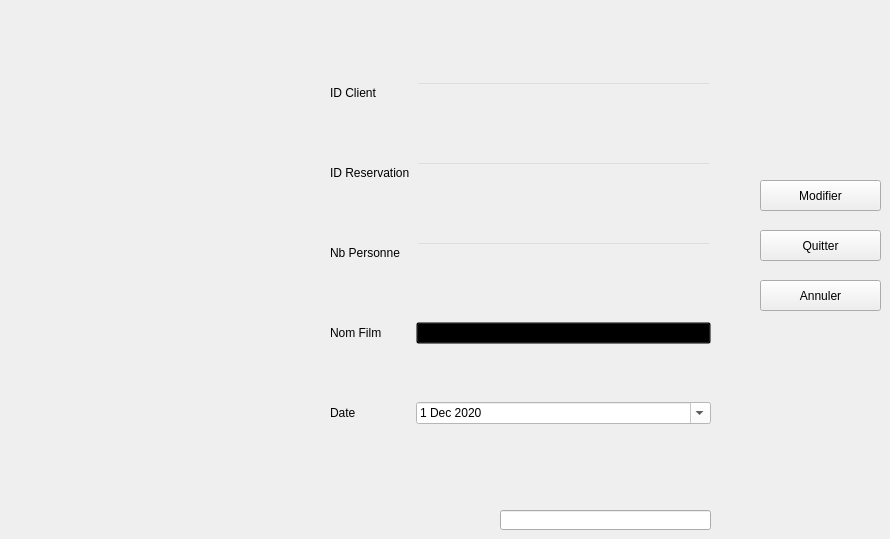
        <widget class="QWidget" name="Modifier_Reservation_2">
         <widget class="QPushButton" name="modif_res">
          <property name="geometry">
           <rect>
            <x>760</x>
            <y>180</y>
            <width>121</width>
            <height>31</height>
           </rect>
          </property>
          <property name="cursor">
           <cursorShape>PointingHandCursor</cursorShape>
          </property>
          <property name="styleSheet">
           <string notr="true"/>
          </property>
          <property name="text">
           <string>Modifier</string>
          </property>
          <property name="icon">
           <iconset resource="source.qrc">
            <normaloff>:/photos/mod.png</normaloff>:/photos/mod.png</iconset>
          </property>
         </widget>
         <widget class="QPushButton" name="return_from_ajout_5">
          <property name="geometry">
           <rect>
            <x>760</x>
            <y>280</y>
            <width>121</width>
            <height>31</height>
           </rect>
          </property>
          <property name="cursor">
           <cursorShape>PointingHandCursor</cursorShape>
          </property>
          <property name="styleSheet">
           <string notr="true"/>
          </property>
          <property name="text">
           <string>Annuler</string>
          </property>
          <property name="icon">
           <iconset resource="source.qrc">
            <normaloff>:/photos/return1.png</normaloff>:/photos/return1.png</iconset>
          </property>
         </widget>
         <widget class="QPushButton" name="pushButton_27">
          <property name="geometry">
           <rect>
            <x>760</x>
            <y>230</y>
            <width>121</width>
            <height>31</height>
           </rect>
          </property>
          <property name="cursor">
           <cursorShape>PointingHandCursor</cursorShape>
          </property>
          <property name="styleSheet">
           <string notr="true"/>
          </property>
          <property name="text">
           <string>Quitter</string>
          </property>
          <property name="icon">
           <iconset resource="source.qrc">
            <normaloff>:/photos/close2.png</normaloff>:/photos/close2.png</iconset>
          </property>
         </widget>
         <widget class="QWidget" name="widget" native="true">
          <property name="geometry">
           <rect>
            <x>330</x>
            <y>30</y>
            <width>381</width>
            <height>451</height>
           </rect>
          </property>
          <property name="styleSheet">
           <string notr="true">QWidget{
background-color :rgba(0,0,0,0);
}
QLineEdit:focus {
	background-color: rgb(200, 200, 200);
 }</string>
          </property>
          <layout class="QGridLayout" name="gridLayout_2">
           <item row="1" column="1">
            <widget class="QLineEdit" name="id_reservation_2">
             <property name="styleSheet">
              <string notr="true"/>
             </property>
             <property name="readOnly">
              <bool>true</bool>
             </property>
            </widget>
           </item>
           <item row="2" column="0">
            <widget class="QLabel" name="label_84">
             <property name="text">
              <string>Nb Personne</string>
             </property>
            </widget>
           </item>
           <item row="4" column="0">
            <widget class="QLabel" name="label_82">
             <property name="text">
              <string>Date</string>
             </property>
            </widget>
           </item>
           <item row="3" column="1">
            <widget class="QComboBox" name="comboBox_2">
             <property name="styleSheet">
              <string notr="true">QComboBox QAbstractItemView {
 
        border-top: 6;
        border-left: 6;
        border-right: 6;
        border-bottom: 6;
	background-color: rgb(167, 0, 0);


        color: #212121;
}</string>
             </property>
             <item>
              <property name="text">
               <string>Mort Sur le Nill</string>
              </property>
             </item>
             <item>
              <property name="text">
               <string>Black Widow</string>
              </property>
             </item>
             <item>
              <property name="text">
               <string>Morbius</string>
              </property>
             </item>
             <item>
              <property name="text">
               <string>Fast &amp; Furious 9</string>
              </property>
             </item>
             <item>
              <property name="text">
               <string>Soul</string>
              </property>
             </item>
             <item>
              <property name="text">
               <string>Respect</string>
              </property>
             </item>
             <item>
              <property name="text">
               <string>Dune</string>
              </property>
             </item>
            </widget>
           </item>
           <item row="3" column="0">
            <widget class="QLabel" name="label_85">
             <property name="text">
              <string>Nom Film</string>
             </property>
            </widget>
           </item>
           <item row="1" column="0">
            <widget class="QLabel" name="label_83">
             <property name="text">
              <string>ID Reservation</string>
             </property>
            </widget>
           </item>
           <item row="0" column="0">
            <widget class="QLabel" name="label_81">
             <property name="text">
              <string>ID Client</string>
             </property>
            </widget>
           </item>
           <item row="0" column="1">
            <widget class="QLineEdit" name="id_client_5">
             <property name="styleSheet">
              <string notr="true"/>
             </property>
             <property name="readOnly">
              <bool>true</bool>
             </property>
            </widget>
           </item>
           <item row="2" column="1">
            <widget class="QLineEdit" name="nb_personne_2">
             <property name="styleSheet">
              <string notr="true"/>
             </property>
            </widget>
           </item>
           <item row="4" column="1">
            <widget class="QDateEdit" name="date_res_2">
             <property name="styleSheet">
              <string notr="true">background-color:white;</string>
             </property>
             <property name="calendarPopup">
              <bool>true</bool>
             </property>
             <property name="date">
              <date>
               <year>2020</year>
               <month>12</month>
               <day>1</day>
              </date>
             </property>
            </widget>
           </item>
          </layout>
         </widget>
         <widget class="QLineEdit" name="mail_modif">
          <property name="geometry">
           <rect>
            <x>500</x>
            <y>510</y>
            <width>211</width>
            <height>20</height>
           </rect>
          </property>
         </widget>
        </widget>
